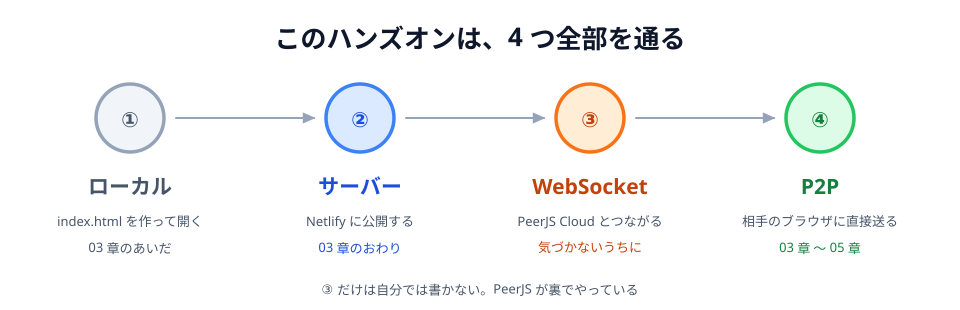

Generate this figure with Python:
# 05-journey.svg
# スキーマ: SOURCE-PATH-GOAL（教材を進むと 4 段階を順に踏む）
# 「4 つは別々の話ではなく、自分がこれから全部通る道」だと分かるようにする

import sys
sys.path.insert(0, "/Users/seekseep/.claude/skills/genfig")
from genfig import Canvas, PALETTE

c = Canvas(960, 310)
c.text(480, 48, "このハンズオンは、4 つ全部を通る", scale="xl")

steps = [
    (130, "gray", "①", "ローカル", "index.html を作って開く", "03 章のあいだ"),
    (360, "blue", "②", "サーバー", "Netlify に公開する", "03 章のおわり"),
    (590, "orange", "③", "WebSocket", "PeerJS Cloud とつながる", "気づかないうちに"),
    (820, "green", "④", "P2P", "相手のブラウザに直接送る", "03 章 〜 05 章"),
]

for cx, color, num, name, what, when in steps:
    c.ellipse(cx, 118, 34, 34, color=color)
    c.text(cx, 127, num, scale="lg", fill=PALETTE[color]["text"])
    c.text(cx, 194, name, scale="lg", fill=PALETTE[color]["text"])
    c.text(cx, 226, what, scale="sm")
    c.text(cx, 252, when, scale="sm", fill=PALETTE[color]["text"])

for i in range(3):
    x1 = steps[i][0] + 46
    x2 = steps[i + 1][0] - 46
    c.connector(x1, 118, x2, 118, primary=False)

c.text(480, 294, "③ だけは自分では書かない。PeerJS が裏でやっている", scale="sm")

c.save("05-journey.svg")
